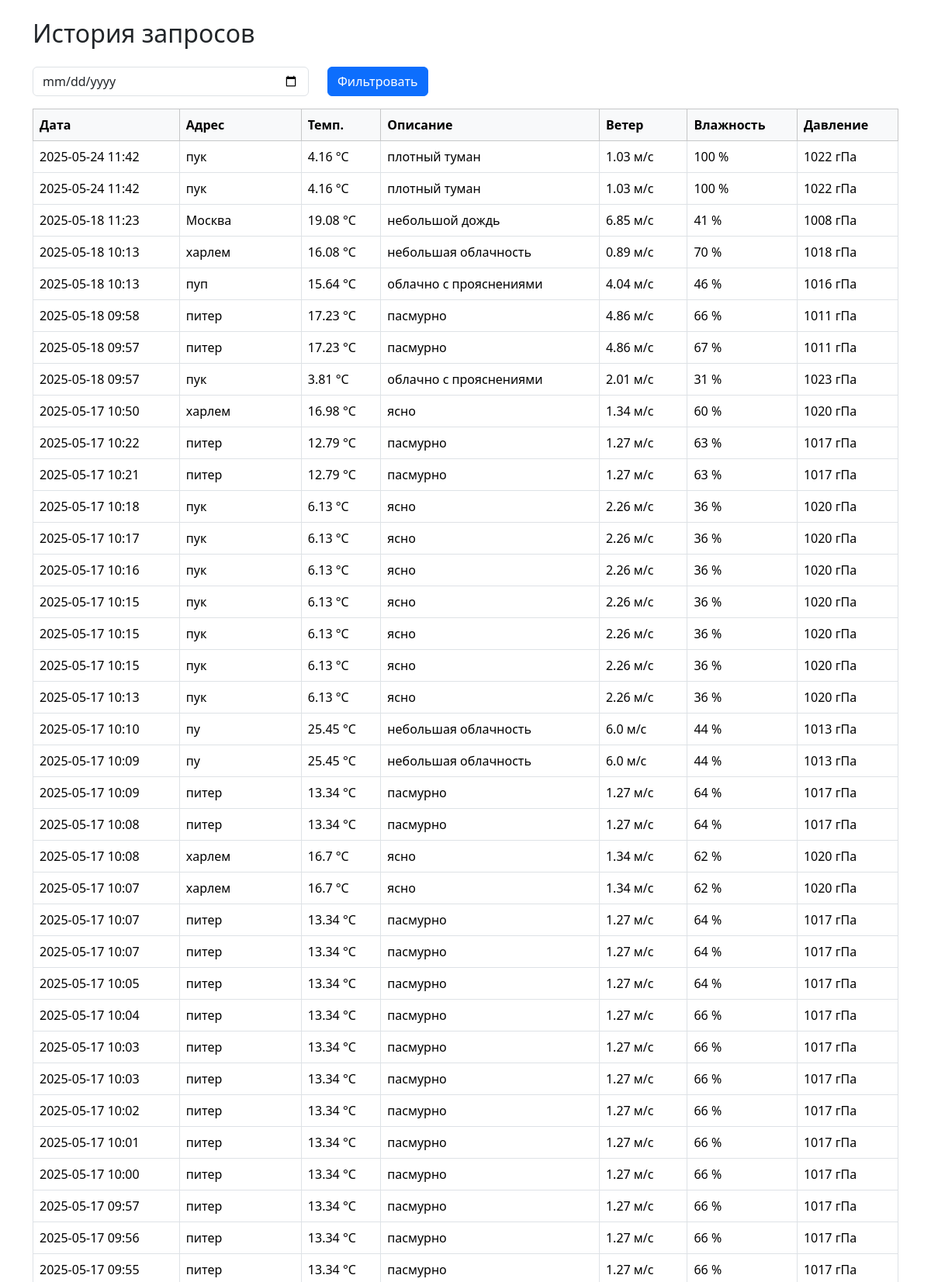
The app's page /history (upper part) with its own data.
### models.py (models this page shows)
class WeatherRequest(db.Model):
    id = db.Column(db.Integer, primary_key=True)
    address = db.Column(db.String(255), nullable=False)
    lat = db.Column(db.Float, nullable=False)
    lon = db.Column(db.Float, nullable=False)
    description = db.Column(db.String(100))  # Описание погодных условий
    temperature = db.Column(db.Float)
    feels_like = db.Column(db.Float)
    wind_speed = db.Column(db.Float)
    humidity = db.Column(db.Integer)
    pressure = db.Column(db.Integer)
    timestamp = db.Column(db.DateTime, default=datetime.utcnow)

### app.py (the view, shortened to what this page needs)
@app.route('/history')
def history():
    theme = request.cookies.get('theme', 'light')
    date_str = request.args.get('date')
    query = WeatherRequest.query
    records = query.order_by(WeatherRequest.timestamp.desc()).limit(100).all()
    return render_template("history.html", records=records, theme=theme)

### app.py (called while the page is built)
@app.context_processor
def inject_config():
    return dict(config=config)

### templates/history.html (shortened to what this page needs)
<!DOCTYPE html>
<html lang="ru">
<head>
    <link href="https://cdn.jsdelivr.net/npm/bootstrap@5.3.3/dist/css/bootstrap.min.css" rel="stylesheet">
</head>
<body>
<div class="container mt-4">
    <h2 class="mb-4">История запросов</h2>
    <form class="row mb-3" method="get">
        <div class="col-md-4">
            <input type="date"
                   name="date"
                   class="form-control"
                   value="{{ request.args.get('date', '') }}">
        </div>
        <div class="col-md-2">
            <button type="submit" class="btn btn-primary">Фильтровать</button>
        </div>
    </form>
    <table class="table table-bordered">
        <thead class="table-light">
            <tr>
                <th>Дата</th>
                <th>Адрес</th>
                <th>Темп.</th>
                <th>Описание</th>
                <th>Ветер</th>
                <th>Влажность</th>
                <th>Давление</th>
            </tr>
        </thead>
        <tbody>
        {% for record in records %}
            <tr>
                <td>{{ record.timestamp.strftime('%Y-%m-%d %H:%M') }}</td>
                <td>{{ record.address }}</td>
                <td>{{ record.temperature }} °C</td>
                <td>{{ record.description }}</td>
                <td>{{ record.wind_speed }} м/с</td>
                <td>{{ record.humidity }} %</td>
                <td>{{ record.pressure }} гПа</td>
            </tr>
        {% else %}
            <tr><td colspan="7" class="text-center">Нет данных</td></tr>
        {% endfor %}
        </tbody>
    </table>
</div>
</body>
</html>

### records on screen
WeatherRequest: timestamp "2025-05-24 11:42", address "пук", temperature "4.16", description "плотный туман", wind_speed "1.03", humidity "100", pressure "1022"
WeatherRequest: timestamp "2025-05-24 11:42", address "пук", temperature "4.16", description "плотный туман", wind_speed "1.03", humidity "100", pressure "1022"
WeatherRequest: timestamp "2025-05-18 11:23", address "Москва", temperature "19.08", description "небольшой дождь", wind_speed "6.85", humidity "41", pressure "1008"
WeatherRequest: timestamp "2025-05-18 10:13", address "харлем", temperature "16.08", description "небольшая облачность", wind_speed "0.89", humidity "70", pressure "1018"
WeatherRequest: timestamp "2025-05-18 10:13", address "пуп", temperature "15.64", description "облачно с прояснениями", wind_speed "4.04", humidity "46", pressure "1016"
WeatherRequest: timestamp "2025-05-18 09:58", address "питер", temperature "17.23", description "пасмурно", wind_speed "4.86", humidity "66", pressure "1011"
WeatherRequest: timestamp "2025-05-18 09:57", address "питер", temperature "17.23", description "пасмурно", wind_speed "4.86", humidity "67", pressure "1011"
WeatherRequest: timestamp "2025-05-18 09:57", address "пук", temperature "3.81", description "облачно с прояснениями", wind_speed "2.01", humidity "31", pressure "1023"
WeatherRequest: timestamp "2025-05-17 10:50", address "харлем", temperature "16.98", description "ясно", wind_speed "1.34", humidity "60", pressure "1020"
WeatherRequest: timestamp "2025-05-17 10:22", address "питер", temperature "12.79", description "пасмурно", wind_speed "1.27", humidity "63", pressure "1017"
WeatherRequest: timestamp "2025-05-17 10:21", address "питер", temperature "12.79", description "пасмурно", wind_speed "1.27", humidity "63", pressure "1017"
WeatherRequest: timestamp "2025-05-17 10:18", address "пук", temperature "6.13", description "ясно", wind_speed "2.26", humidity "36", pressure "1020"
WeatherRequest: timestamp "2025-05-17 10:17", address "пук", temperature "6.13", description "ясно", wind_speed "2.26", humidity "36", pressure "1020"
WeatherRequest: timestamp "2025-05-17 10:16", address "пук", temperature "6.13", description "ясно", wind_speed "2.26", humidity "36", pressure "1020"
WeatherRequest: timestamp "2025-05-17 10:15", address "пук", temperature "6.13", description "ясно", wind_speed "2.26", humidity "36", pressure "1020"
WeatherRequest: timestamp "2025-05-17 10:15", address "пук", temperature "6.13", description "ясно", wind_speed "2.26", humidity "36", pressure "1020"
WeatherRequest: timestamp "2025-05-17 10:15", address "пук", temperature "6.13", description "ясно", wind_speed "2.26", humidity "36", pressure "1020"
WeatherRequest: timestamp "2025-05-17 10:13", address "пук", temperature "6.13", description "ясно", wind_speed "2.26", humidity "36", pressure "1020"
WeatherRequest: timestamp "2025-05-17 10:10", address "пу", temperature "25.45", description "небольшая облачность", wind_speed "6.0", humidity "44", pressure "1013"
WeatherRequest: timestamp "2025-05-17 10:09", address "пу", temperature "25.45", description "небольшая облачность", wind_speed "6.0", humidity "44", pressure "1013"
WeatherRequest: timestamp "2025-05-17 10:09", address "питер", temperature "13.34", description "пасмурно", wind_speed "1.27", humidity "64", pressure "1017"
WeatherRequest: timestamp "2025-05-17 10:08", address "питер", temperature "13.34", description "пасмурно", wind_speed "1.27", humidity "64", pressure "1017"
WeatherRequest: timestamp "2025-05-17 10:08", address "харлем", temperature "16.7", description "ясно", wind_speed "1.34", humidity "62", pressure "1020"
WeatherRequest: timestamp "2025-05-17 10:07", address "харлем", temperature "16.7", description "ясно", wind_speed "1.34", humidity "62", pressure "1020"
WeatherRequest: timestamp "2025-05-17 10:07", address "питер", temperature "13.34", description "пасмурно", wind_speed "1.27", humidity "64", pressure "1017"
WeatherRequest: timestamp "2025-05-17 10:07", address "питер", temperature "13.34", description "пасмурно", wind_speed "1.27", humidity "64", pressure "1017"
WeatherRequest: timestamp "2025-05-17 10:05", address "питер", temperature "13.34", description "пасмурно", wind_speed "1.27", humidity "64", pressure "1017"
WeatherRequest: timestamp "2025-05-17 10:04", address "питер", temperature "13.34", description "пасмурно", wind_speed "1.27", humidity "66", pressure "1017"
WeatherRequest: timestamp "2025-05-17 10:03", address "питер", temperature "13.34", description "пасмурно", wind_speed "1.27", humidity "66", pressure "1017"
WeatherRequest: timestamp "2025-05-17 10:03", address "питер", temperature "13.34", description "пасмурно", wind_speed "1.27", humidity "66", pressure "1017"
WeatherRequest: timestamp "2025-05-17 10:02", address "питер", temperature "13.34", description "пасмурно", wind_speed "1.27", humidity "66", pressure "1017"
WeatherRequest: timestamp "2025-05-17 10:01", address "питер", temperature "13.34", description "пасмурно", wind_speed "1.27", humidity "66", pressure "1017"
WeatherRequest: timestamp "2025-05-17 10:00", address "питер", temperature "13.34", description "пасмурно", wind_speed "1.27", humidity "66", pressure "1017"
WeatherRequest: timestamp "2025-05-17 09:57", address "питер", temperature "13.34", description "пасмурно", wind_speed "1.27", humidity "66", pressure "1017"
WeatherRequest: timestamp "2025-05-17 09:56", address "питер", temperature "13.34", description "пасмурно", wind_speed "1.27", humidity "66", pressure "1017"
WeatherRequest: timestamp "2025-05-17 09:55", address "питер", temperature "13.34", description "пасмурно", wind_speed "1.27", humidity "66", pressure "1017"
